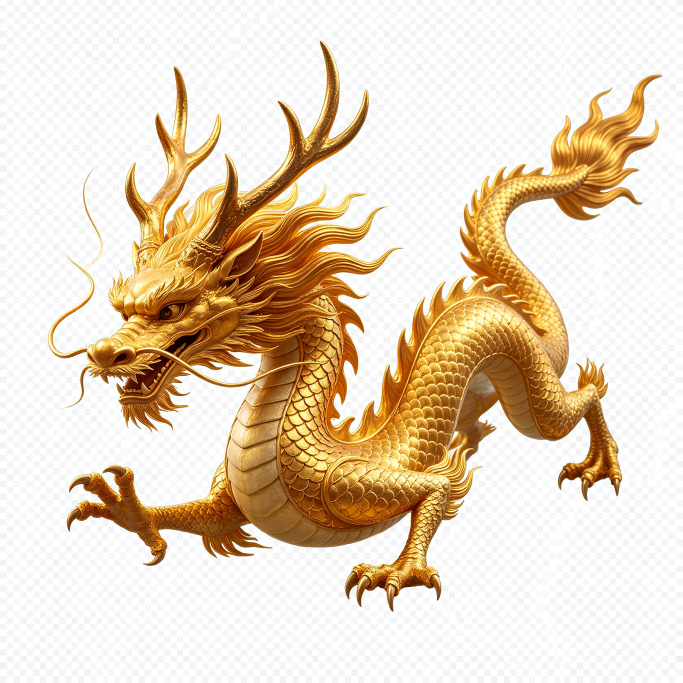
#> input picture .tmp_fish_gen/boss-golden-dragon.png, 2048 x 2048 px, found by its file name (shown at 1/3 size)
$ python process_new.py
#> lines starting #> are read from the running program, lines starting #| are printed output that depends on the picture; after the words box and inside, x2 and y2 are one past the last pixel; in counts of white or black regions, pixels touching at a corner belong together
"""
Process newly generated fish images: flood-fill background removal.
Adapted from remove_bg.py in project root.
"""
from PIL import Image, ImageFilter
import numpy as np
from collections import deque
import os
import sys

def remove_background_floodfill(img_path, output_path, color_threshold=55, alpha_threshold=200):
#> called with color_threshold = 55, alpha_threshold = 200
    img = Image.open(img_path).convert('RGBA')
    arr = np.array(img)
    h, w = arr.shape[:2]
#> h = 2048; w = 2048

    rgb = arr[:, :, :3].astype(np.int16)
    alpha = arr[:, :, 3]
#> alpha: shape (2048, 2048); every value is 255

    border_pixels = []
    sample_width = 8
    for x in range(0, w, 10):
        for dy in range(sample_width):
            if alpha[dy, x] > alpha_threshold:
                border_pixels.append(rgb[dy, x])
                break
        for dy in range(sample_width):
            if alpha[h-1-dy, x] > alpha_threshold:
                border_pixels.append(rgb[h-1-dy, x])
                break
#> after the loop, border_pixels = 410 items, first 6: [255, 255, 255], [244, 244, 242], [255, 255, 255], [245, 245, 245], [255, 255, 255], [250, 252, 251]
    for y in range(0, h, 10):
        for dx in range(sample_width):
            if alpha[y, dx] > alpha_threshold:
                border_pixels.append(rgb[y, dx])
                break
        for dx in range(sample_width):
            if alpha[y, w-1-dx] > alpha_threshold:
                border_pixels.append(rgb[y, w-1-dx])
                break
#> after the loop, border_pixels = 820 items, first 6: [255, 255, 255], [244, 244, 242], [255, 255, 255], [245, 245, 245], [255, 255, 255], [250, 252, 251]

    if not border_pixels:
        img.save(output_path)
        return 0

    bg_color = np.median(border_pixels, axis=0)
#> bg_color = [254, 254, 254]
    color_dist = np.sqrt(np.sum((rgb - bg_color) ** 2, axis=2))
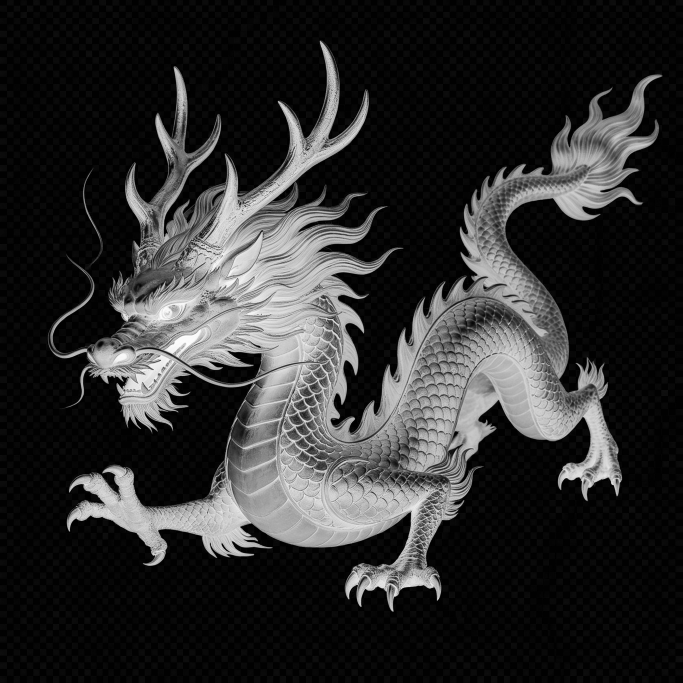
#> color_dist: shape (2048, 2048) float64 (shown at 1/3 size); min 0, max 437.6, mean 80.3; drawn with min black and max white
    bg_candidate = (color_dist < color_threshold) & (alpha > 50)
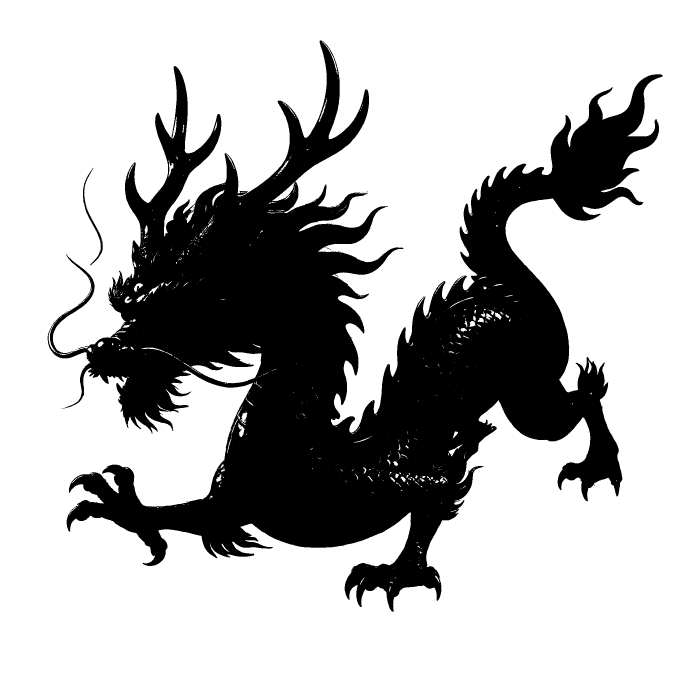
#> bg_candidate: shape (2048, 2048) bool (shown at 1/3 size); 70.9% white; 57 black regions (54 under 20 px), largest, box (x1, y1, x2, y2) and area: (143, 121, 1988, 1835) 1217429, (249, 505, 309, 797) 1537, (977, 742, 993, 750) 24
    bg_candidate = bg_candidate | (alpha < alpha_threshold)

    visited = np.zeros((h, w), dtype=bool)
    queue = deque()

    border_width = 8
    for x in range(w):
        for dy in range(border_width):
            if bg_candidate[dy, x] and not visited[dy, x]:
                visited[dy, x] = True
                queue.append((dy, x))
            if bg_candidate[h-1-dy, x] and not visited[h-1-dy, x]:
                visited[h-1-dy, x] = True
                queue.append((h-1-dy, x))
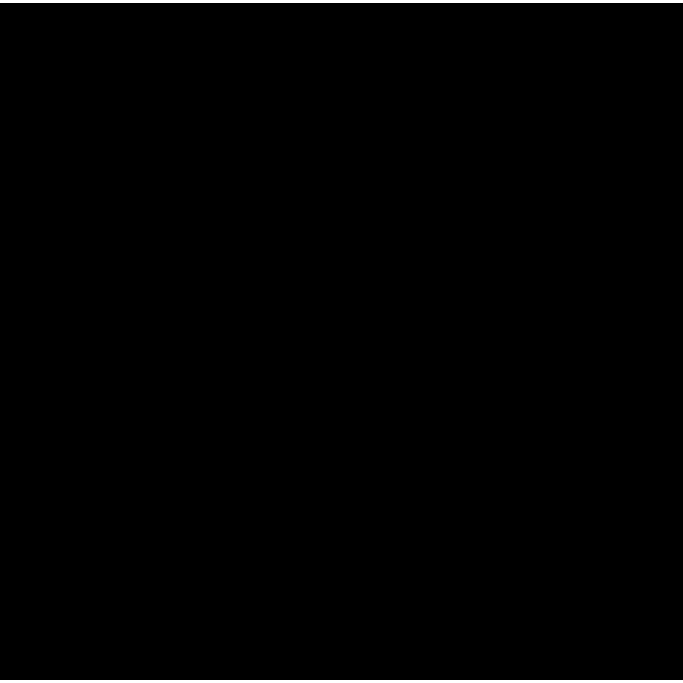
#> visited: shape (2048, 2048) bool (shown at 1/3 size); 0.78% white; 2 white regions, box (x1, y1, x2, y2) and area: (0, 0, 2048, 8) 16384, (0, 2040, 2048, 2048) 16384
    for y in range(h):
        for dx in range(border_width):
            if bg_candidate[y, dx] and not visited[y, dx]:
                visited[y, dx] = True
                queue.append((y, dx))
            if bg_candidate[y, w-1-dx] and not visited[y, w-1-dx]:
                visited[y, w-1-dx] = True
                queue.append((y, w-1-dx))
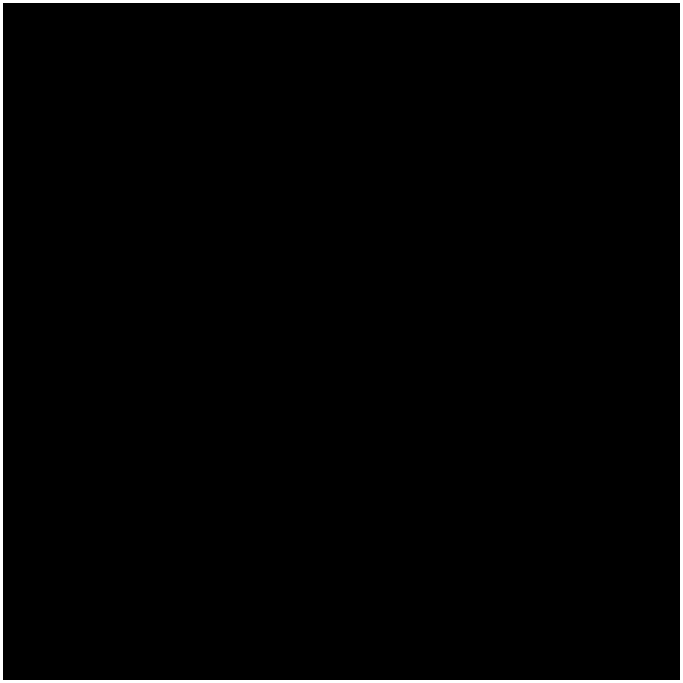
#> visited: shape (2048, 2048) bool (shown at 1/3 size); 1.6% white; 1 white region, box (x1, y1, x2, y2) and area: (0, 0, 2048, 2048) 65280

    while queue:
        cy, cx = queue.popleft()
        for dy, dx in [(-1,0),(1,0),(0,-1),(0,1)]:
            ny, nx = cy+dy, cx+dx
            if 0 <= ny < h and 0 <= nx < w and not visited[ny, nx] and bg_candidate[ny, nx]:
                visited[ny, nx] = True
                queue.append((ny, nx))
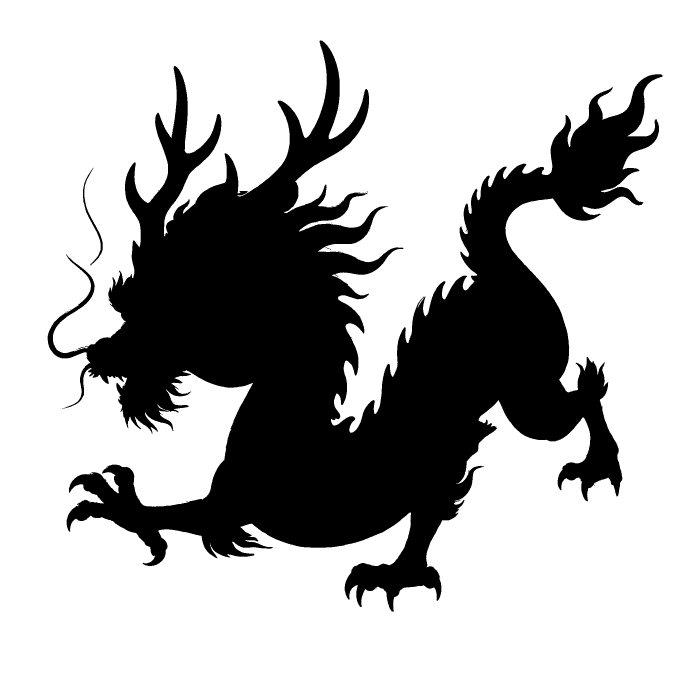
#> visited: shape (2048, 2048) bool (shown at 1/3 size); 70.3% white; 44 black regions (41 under 20 px), largest, box (x1, y1, x2, y2) and area: (143, 121, 1988, 1835) 1244019, (249, 505, 309, 797) 1543, (977, 742, 993, 750) 24

    removed = int(np.sum(visited))
#> removed = 2948629
    arr[visited, 3] = 0

    result = Image.fromarray(arr)
    alpha_channel = result.split()[3]
    alpha_channel = alpha_channel.filter(ImageFilter.GaussianBlur(radius=0.8))
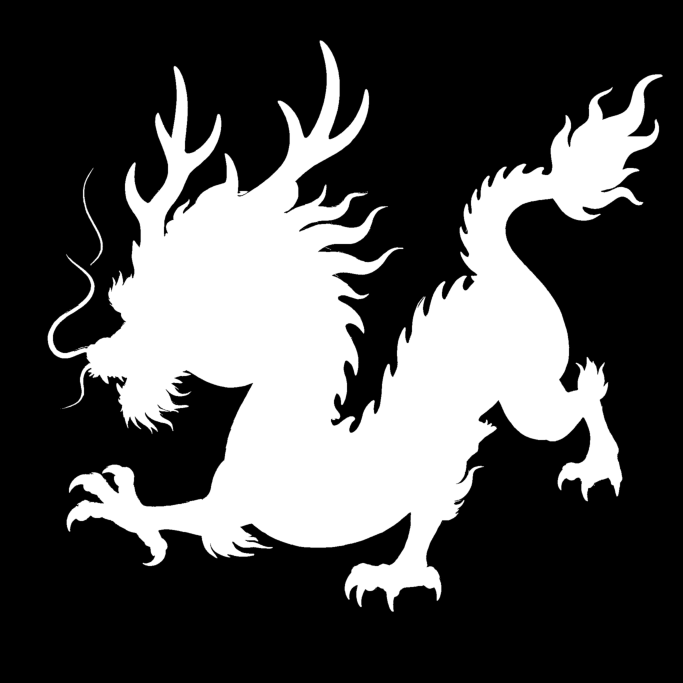
#> alpha_channel: PIL image 2048x2048 L (shown at 1/3 size); min 0, max 255, mean 75.7
    result.putalpha(alpha_channel)

    result_arr = np.array(result)
    result_arr[0:3, 0:3, 3] = 0
    result_arr[0:3, -3:, 3] = 0
    result_arr[-3:, 0:3, 3] = 0
    result_arr[-3:, -3:, 3] = 0
    result = Image.fromarray(result_arr)
    result.save(output_path)
    return removed


def main():
    tmp_dir = r'D:\sofa\aiproject\Fishing-Expert-doubao\.tmp_fish_gen'
    out_dir = r'D:\sofa\aiproject\Fishing-Expert-doubao\frontend\assets\fish'

    new_files = [
        'boss-golden-dragon.png',
        'angelfish.png', 'betta.png', 'butterflyfish.png', 'lionfish.png',
        'parrotfish.png', 'tang.png',
        'red_arowana.png', 'luohan.png', 'viperfish.png', 'gulper_eel.png',
        'giant_isopod.png', 'glass_squid.png',
        'dumbo_octopus.png', 'seadragon.png', 'leafy_seadragon.png',
        'sea_rabbit.png', 'sea_urchin.png', 'sea_cucumber.png',
        'sea_snake.png', 'flying_fish.png', 'archerfish.png',
        'hatchetfish.png', 'barreleye.png', 'moray_eel.png',
        'stingray.png', 'nautilus.png', 'cuttlefish.png',
        'manatee.png', 'koi.png', 'oarfish.png'
    ]

    for fname in new_files:
        src = os.path.join(tmp_dir, fname)
        dst = os.path.join(out_dir, fname)
        if not os.path.exists(src):
            print(f"MISSING: {fname}")
            continue
        removed = remove_background_floodfill(src, dst)
#> removed = 2948629
        out_size = os.path.getsize(dst)
        print(f"  {fname:30s} removed={removed:7d}  output={out_size//1024}KB")
#|   boss-golden-dragon.png         removed=2948629  output=4367KB
#> pass 2 of the loop in main, `for fname in new_files:`:
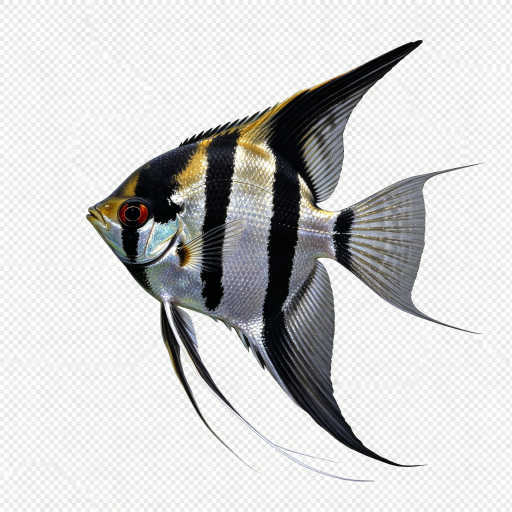
#> input picture .tmp_fish_gen/angelfish.png, 1024 x 1024 px, found by its file name (shown at 1/2 size)
#> img: PIL image 1024x1024 RGBA
#> rgb: shape (1024, 1024, 3) int16
#> alpha: shape (1024, 1024); every value is 255
#> after the loop in remove_background_floodfill (call 2), `for x in range(0, w, 10):`: border_pixels = 206 items, first 6: [230, 232, 231], [255, 255, 255], [255, 255, 255], [240, 240, 238], [228, 230, 229], [255, 255, 255]
#> after the loop in remove_background_floodfill (call 2), `for y in range(0, h, 10):`: border_pixels = 412 items, first 6: [230, 232, 231], [255, 255, 255], [255, 255, 255], [240, 240, 238], [228, 230, 229], [255, 255, 255]
#> bg_color = [245, 246.5, 245.5]
#> color_dist: shape (1024, 1024) float64
#> bg_candidate: shape (1024, 1024) bool; 76.8% white; 59 black regions (57 under 20 px), largest, box (x1, y1, x2, y2) and area: (172, 79, 969, 963) 243274, (374, 718, 390, 745) 27
#> after the loop in remove_background_floodfill (call 2), `for y in range(h):`:
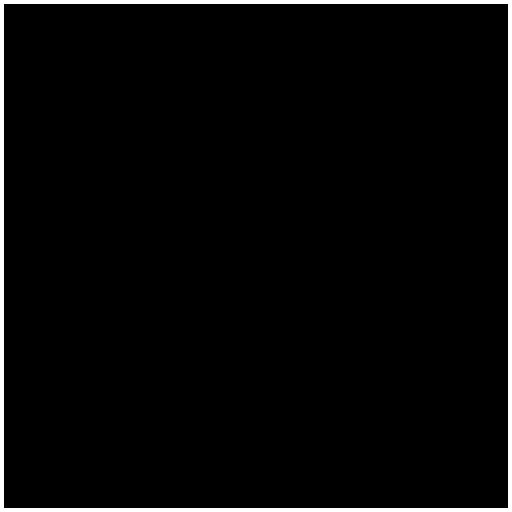
#> visited: shape (1024, 1024) bool (shown at 1/2 size); 3.1% white; 1 white region, box (x1, y1, x2, y2) and area: (0, 0, 1024, 1024) 32512
#> arr: shape (1024, 1024, 4)
#> in remove_background_floodfill (call 2), `alpha_channel = alpha_channel.filter(ImageFilter.GaussianBlur(radius=0..`:
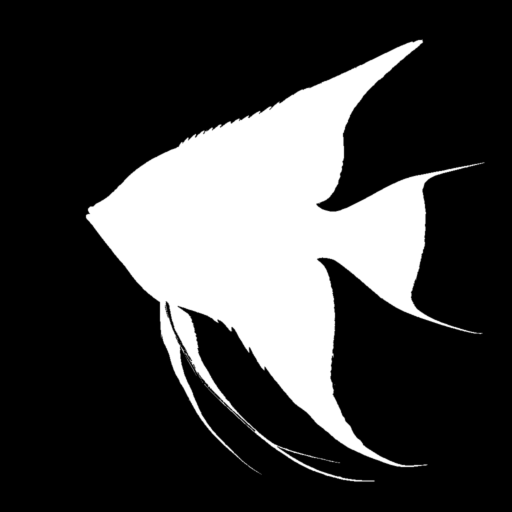
#> alpha_channel: PIL image 1024x1024 L (shown at 1/2 size); min 0, max 255, mean 61.5
#> result: PIL image 1024x1024 RGBA
#|   angelfish.png                  removed= 795845  output=1352KB
#> pass 3 of the loop in main, `for fname in new_files:`:
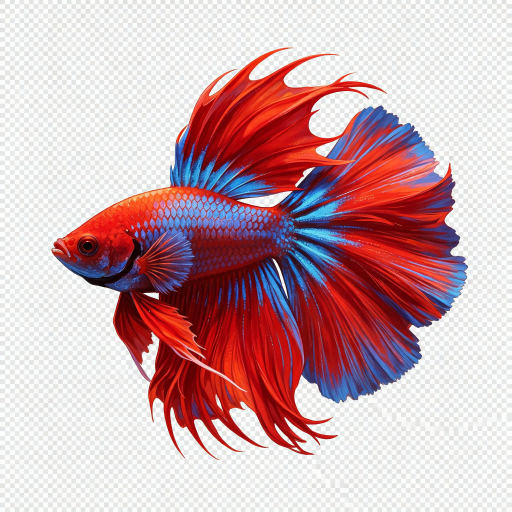
#> input picture .tmp_fish_gen/betta.png, 1024 x 1024 px, found by its file name (shown at 1/2 size)
#> after the loop in remove_background_floodfill (call 3), `for x in range(0, w, 10):`: border_pixels = 206 items, first 6: [225, 225, 223], [251, 253, 252], [253, 253, 251], [236, 236, 236], [225, 227, 226], [249, 251, 250]
#> after the loop in remove_background_floodfill (call 3), `for y in range(0, h, 10):`: border_pixels = 412 items, first 6: [225, 225, 223], [251, 253, 252], [253, 253, 251], [236, 236, 236], [225, 227, 226], [249, 251, 250]
#> bg_color = [241.5, 243, 241.5]
#> in remove_background_floodfill (call 3), `bg_candidate = (color_dist < color_threshold) & (alpha > 50)`:
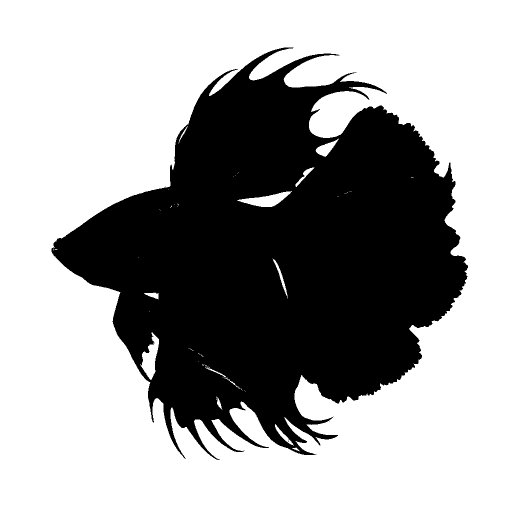
#> bg_candidate: shape (1024, 1024) bool (shown at 1/2 size); 63.5% white; 4 black regions (3 under 20 px), largest, box (x1, y1, x2, y2) and area: (103, 95, 936, 920) 382373
#> in remove_background_floodfill (call 3), `alpha_channel = alpha_channel.filter(ImageFilter.GaussianBlur(radius=0..`:
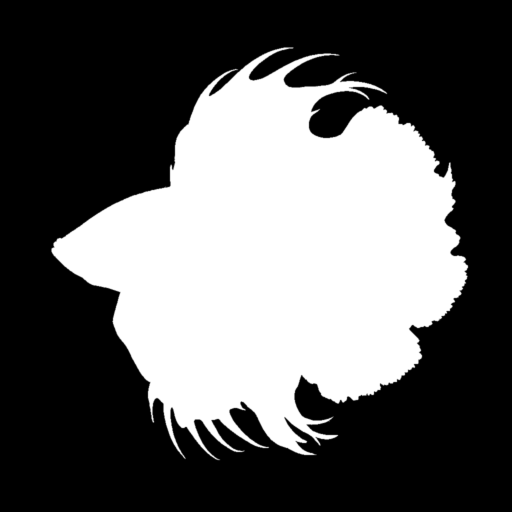
#> alpha_channel: PIL image 1024x1024 L (shown at 1/2 size); min 0, max 255, mean 94.4
#|   betta.png                      removed= 660486  output=1596KB
#> the loop made 31 passes; the first 3 are shown

if __name__ == '__main__':
    main()
